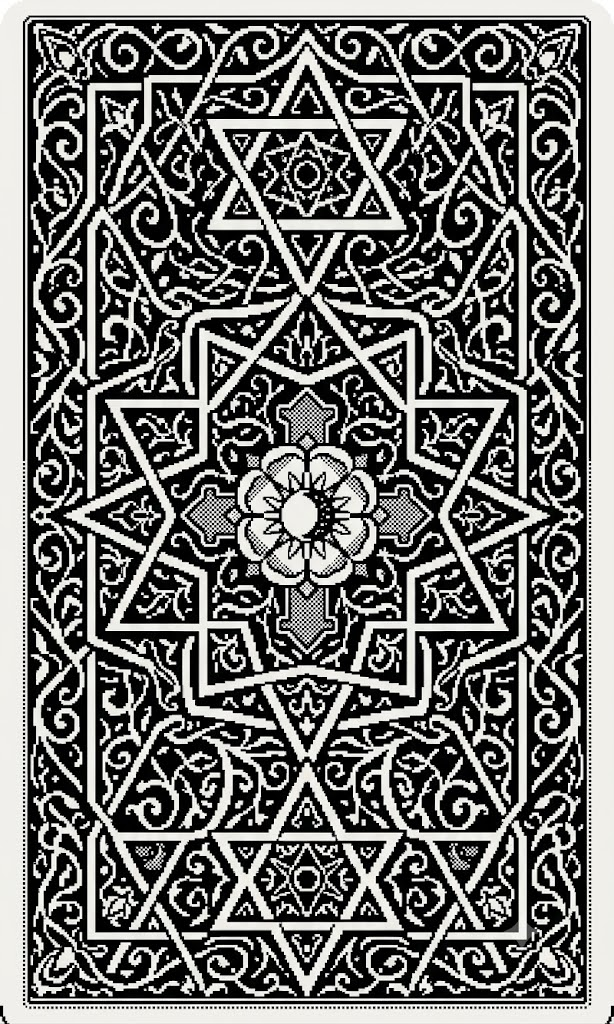
#> input picture art_references/cards/card-back.jpeg, 614 x 1024 px
$ python -i style_cards.py   (imports and definitions only)
#> lines starting #> are read from the running program, lines starting #| are printed output that depends on the picture; after the words box and inside, x2 and y2 are one past the last pixel; in counts of white or black regions, pixels touching at a corner belong together
#!/usr/bin/env python3
"""Стилизация карт под палитру бота: пергаментный дуотон + родные акценты.

Источник: static/default/<id>.png (гравюрные оригиналы).
Выход:    <id>.webp 900x1350 (2:3, арт не режется — паспарту по бокам)
          в web/public/cards/ и static/webapp/cards/

Пайплайн:
  1. автоконтраст (снимает JPEG-желтизну и выравнивает белое);
  2. дуотон: градации серой гравюры перекладываются на тёплый диапазон
     «кремовый пергамент -> пыльная лаванда -> фиолетовые чернила» —
     карта читается как тонированная оттискная печать, а не серый скан;
  3. родные цветные места (золото/жёлтый, голубой/синий) остаются цветными
     поверх дуотона с лёгким бустом насыщенности;
  4. мягкая виньетка по углам — глубина без грязи;
  5. паддинг до 2:3 кремовым полем в тон светлых участках карты.

Запуск: python3 scripts/style_cards.py [--force]
"""
import argparse
from pathlib import Path

from PIL import Image, ImageChops, ImageDraw, ImageEnhance, ImageFilter, ImageOps

ROOT = Path(__file__).resolve().parent.parent
SRC = ROOT / "static" / "default"
DST1 = ROOT / "web" / "public" / "cards"
DST2 = ROOT / "static" / "webapp" / "cards"

TARGET_W, TARGET_H = 900, 1350

# Палитра дуотона (стопы «тень -> свет») — тёплый пергамент и фиолетовые чернила.
RAMP = [
    (0.00, (43, 40, 66)),    # глубокие чернила, чуть теплее --ink-dark
    (0.28, (82, 77, 116)),   # #524D74 — приглушённый виола
    (0.62, (168, 158, 182)), # #A89EB6 — пыльная лаванда
    (0.88, (228, 220, 216)), # тёплый светло-серый
    (1.00, (249, 245, 235)), # #F9F5EB — кремовый пергамент
]

# Акцентные диапазоны HSV (hue 0-255): золото/жёлтый + голубой/синий.
SPOT_HUE_RANGES = [(18, 62), (112, 178)]
SPOT_SAT_MIN = 35
SPOT_VAL_MIN = 45


def _lut(channel: int) -> list[int]:
    """Кусочно-линейная кривая одного канала дуотона."""
    pts = RAMP
    lut = []
    for i in range(256):
        t = i / 255
        for (t0, c0), (t1, c1) in zip(pts, pts[1:]):
            if t0 <= t <= t1:
                k = (t - t0) / (t1 - t0) if t1 > t0 else 0
                lut.append(round(c0[channel] + (c1[channel] - c0[channel]) * k))
                break
        else:
            lut.append(pts[-1][1][channel])
    return lut


LUT_R, LUT_G, LUT_B = _lut(0), _lut(1), _lut(2)


def make_spot_color_mask(rgb: Image.Image) -> Image.Image:
    """Маска родных акцентов (золото + голубизна), края сглажены."""
    hsv = rgb.convert("HSV")
    h, s, v = hsv.split()

    def in_ranges(i: int) -> int:
        return 255 if any(lo <= i <= hi for lo, hi in SPOT_HUE_RANGES) else 0

    hue_mask = h.point(in_ranges)
    sat_mask = s.point(lambda i: 255 if i >= SPOT_SAT_MIN else 0)
    val_mask = v.point(lambda i: 255 if i >= SPOT_VAL_MIN else 0)

    mask = ImageChops.multiply(hue_mask, ImageChops.multiply(sat_mask, val_mask))
    return mask.filter(ImageFilter.GaussianBlur(radius=1.6))


def make_vignette(w: int, h: int, strength: float = 0.10) -> Image.Image:
    """Радиальное затемнение углов, возвращается как L-маска множителя."""
    sw, sh = 64, 96
    vig = Image.new("L", (sw, sh), 255)
    px = vig.load()
    cx, cy = (sw - 1) / 2, (sh - 1) / 2
    max_d = (cx * cx + cy * cy) ** 0.5
    for y in range(sh):
        for x in range(sw):
            d = ((x - cx) ** 2 + (y - cy) ** 2) ** 0.5 / max_d
            px[x, y] = round(255 * (1 - strength * max(0.0, d - 0.55) / 0.45))
    return vig.resize((w, h), Image.BILINEAR)


def process(path: Path) -> Image.Image:
#> called with path = '../art_references/cards/card-back.jpeg'
    img = Image.open(path).convert("RGB")
#> img is the input picture: PIL image 614x1024 RGB; mean R, G, B 113.5, 113.5, 111.6
    rgb = ImageOps.autocontrast(img, cutoff=1)

    gray = ImageOps.grayscale(rgb)
    duotone = Image.merge("RGB", (gray.point(LUT_R), gray.point(LUT_G), gray.point(LUT_B)))
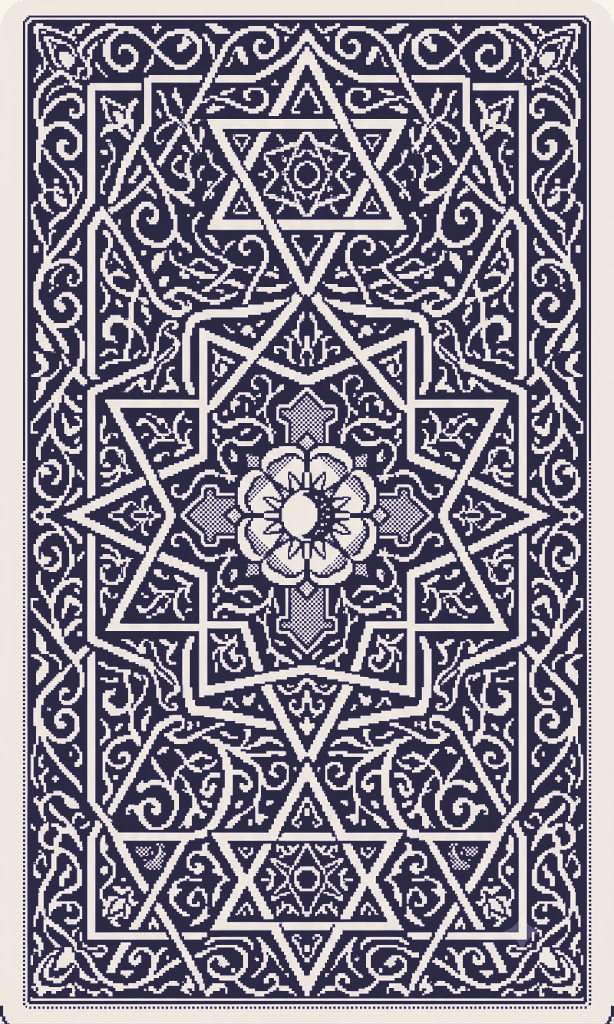
#> duotone: PIL image 614x1024 RGB; mean R, G, B 134, 129.1, 142.4

    # родные акценты поверх дуотона, чуть насыщеннее
    spots = ImageEnhance.Color(rgb).enhance(1.15)
    result = Image.composite(spots, duotone, make_spot_color_mask(rgb))
#> in make_spot_color_mask, `hsv = rgb.convert("HSV")`: hsv: PIL image 614x1024 HSV; mean H, S, V 37.2, 28.2, 113.8
#> in make_spot_color_mask, `h, s, v = hsv.split()`:
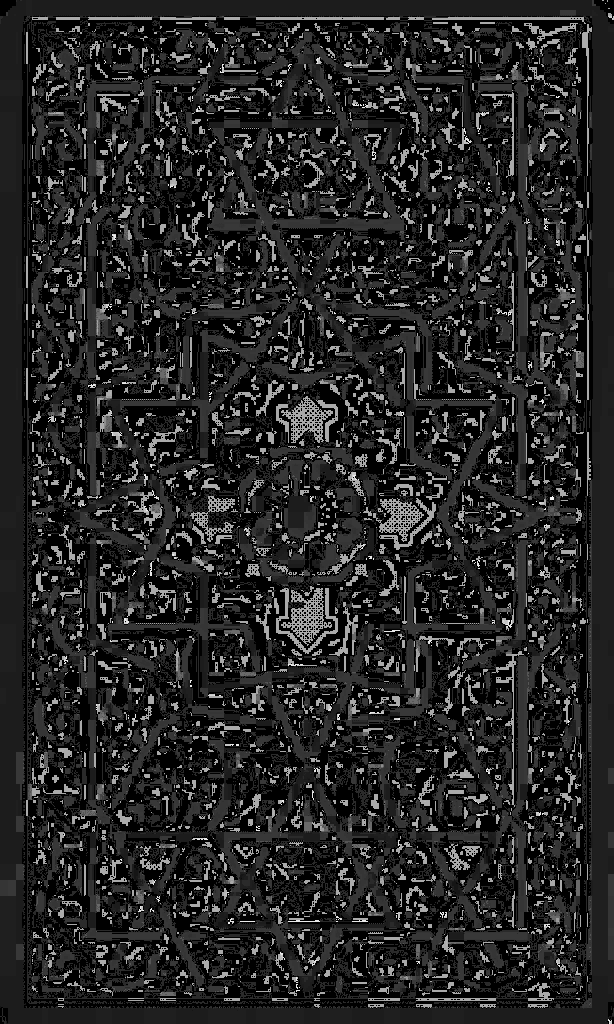
#> h: PIL image 614x1024 L; min 0, max 244, mean 37.2
#> in make_spot_color_mask, `hue_mask = h.point(in_ranges)`:
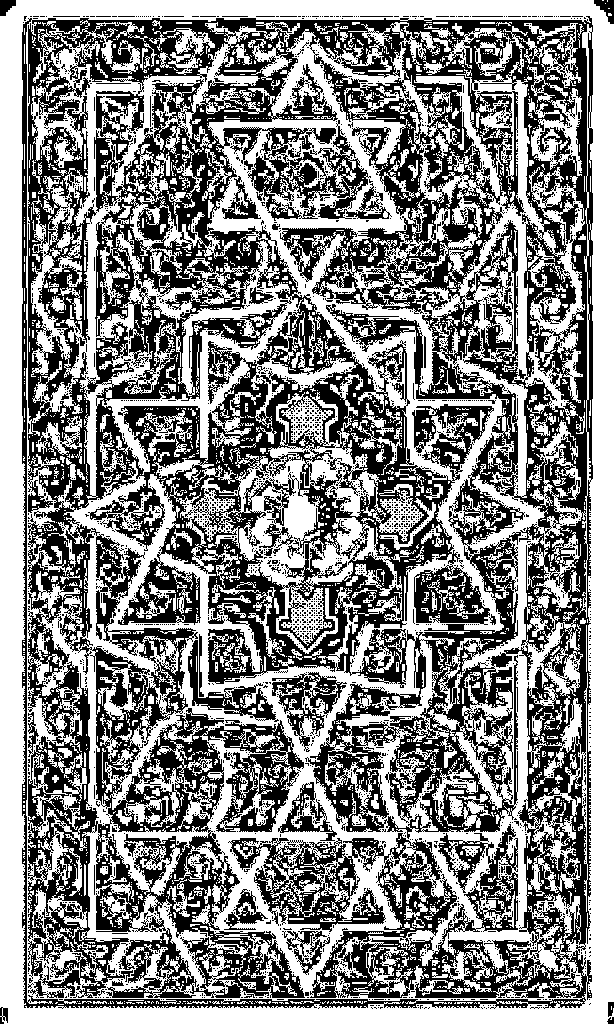
#> hue_mask: PIL image 614x1024 L; 52.5% white; 3144 black regions (3091 under 20 px), largest, box (x1, y1, x2, y2) and area: (22, 16, 593, 1009) 282574, (272, 672, 347, 752) 1982, (188, 640, 279, 722) 1662
#> in make_spot_color_mask, `sat_mask = s.point(lambda i: 255 if i >= SPOT_SAT_MIN else 0)`: sat_mask: PIL image 614x1024 L; 14.4% white in thin lines or dots
#> in make_spot_color_mask, `val_mask = v.point(lambda i: 255 if i >= SPOT_VAL_MIN else 0)`:
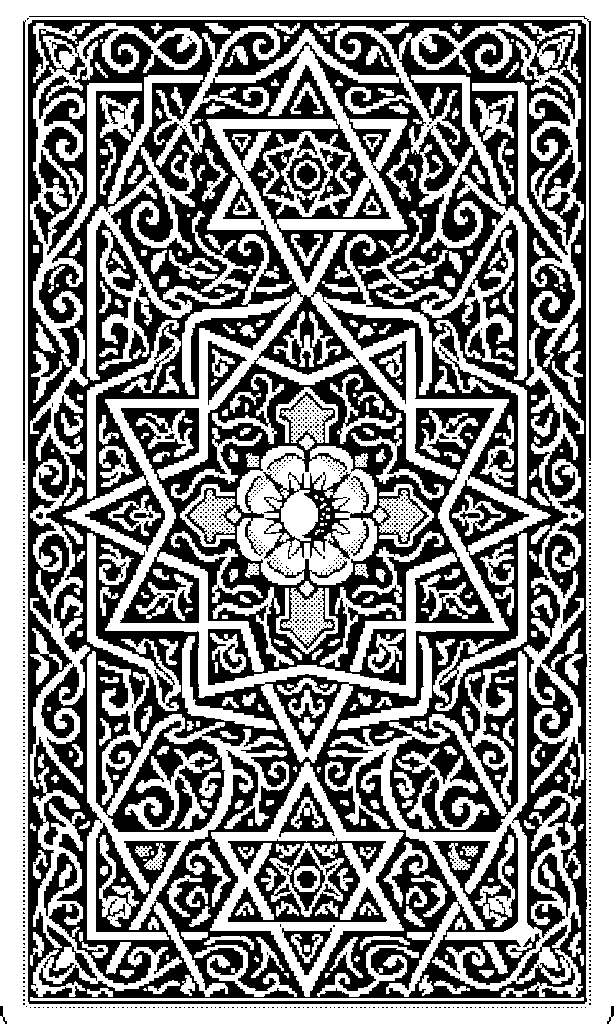
#> val_mask: PIL image 614x1024 L; 53.2% white; 1045 black regions (1001 under 20 px), largest, box (x1, y1, x2, y2) and area: (28, 20, 587, 1004) 268408, (228, 838, 387, 922) 5508, (263, 472, 351, 559) 2371
#> in make_spot_color_mask, `mask = ImageChops.multiply(hue_mask, ImageChops.multiply(sat_mask, val..`:
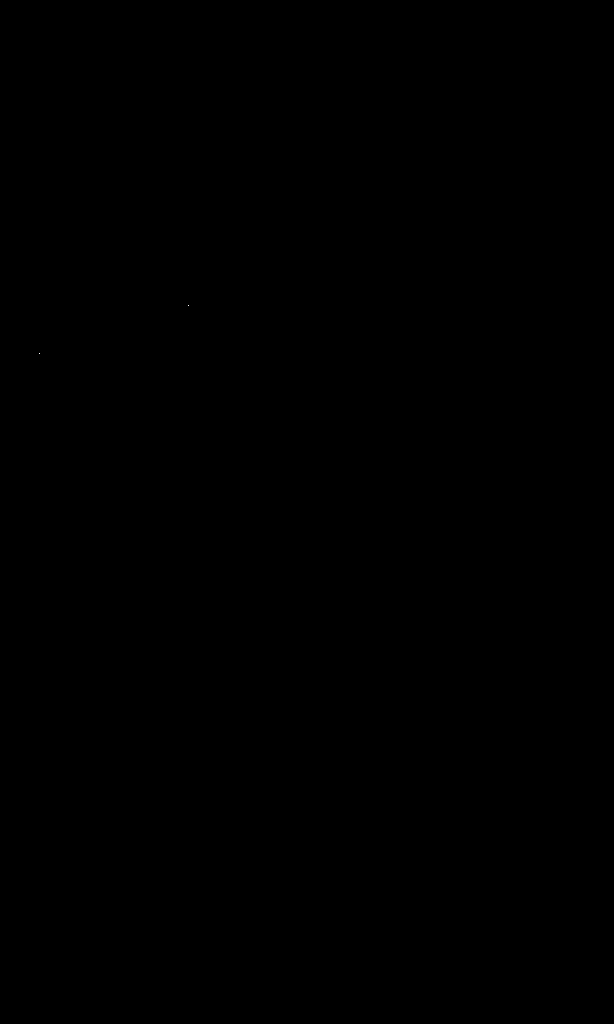
#> mask: PIL image 614x1024 L; 0% white in thin lines or dots, all inside (x1, y1, x2, y2) = (39, 305, 189, 354)

    # виньетка
    result = ImageChops.multiply(result, Image.merge("RGB", [make_vignette(*result.size)] * 3))
#> in make_vignette, `vig = Image.new("L", (sw, sh), 255)`: vig: PIL image 64x96 L; every value is 255

    # паддинг до 2:3 кремовым полем (арт не режем)
    w, h = result.size
#> w = 614; h = 1024
    target = TARGET_W / TARGET_H
    pad_color = RAMP[-1][1]
    if w / h < target:
        new_w = round(h * target)
#> new_w = 683
        canvas = Image.new("RGB", (new_w, h), pad_color)
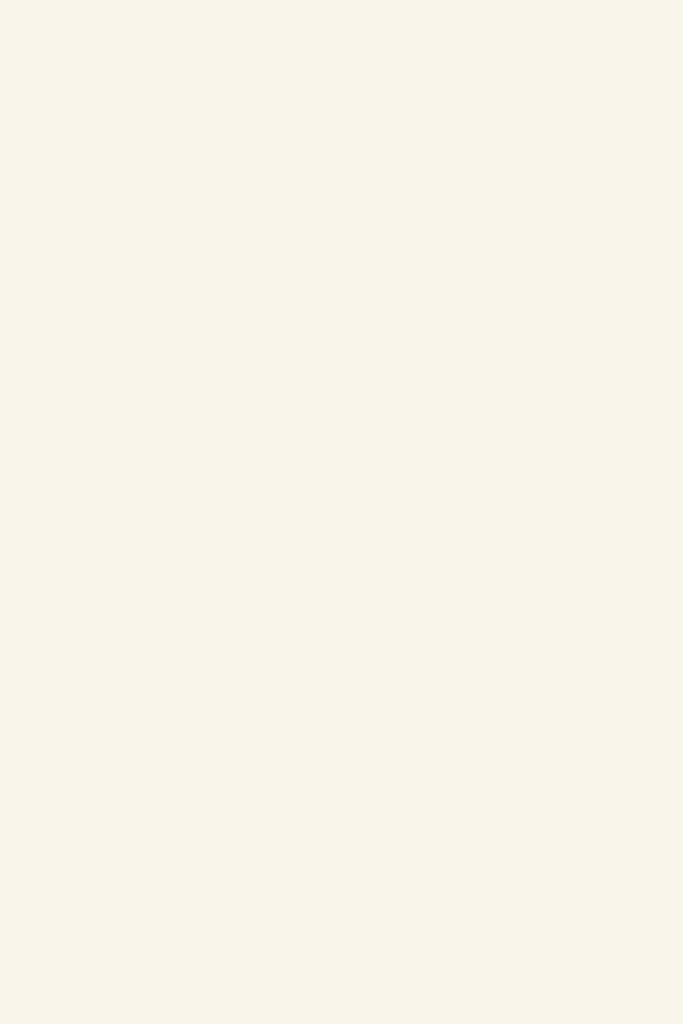
#> canvas: PIL image 683x1024 RGB; mean R, G, B 249, 245, 235
        canvas.paste(result, ((new_w - w) // 2, 0))
    else:
        new_h = round(w / target)
        y0 = max(0, (h - new_h) // 2)
        canvas = Image.new("RGB", (w, new_h), pad_color)
        canvas.paste(result, (0, y0))
    result = canvas

    return result.resize((TARGET_W, TARGET_H), Image.LANCZOS)
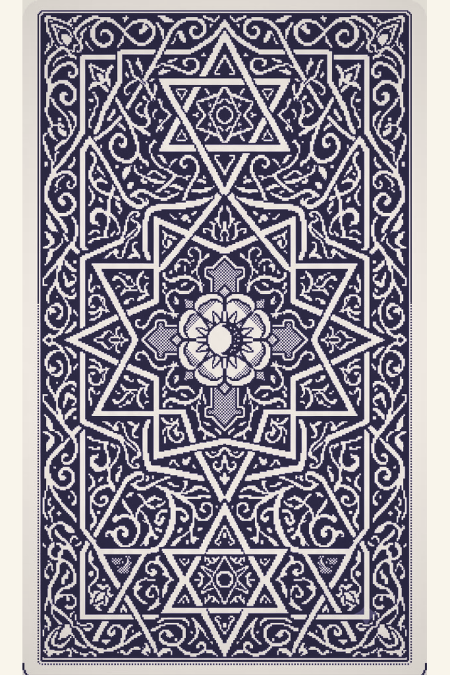
#> returned value: PIL image 900x1350 RGB (shown at 1/2 size); mean R, G, B 142.8, 138.1, 148.9


def main() -> None:
    ap = argparse.ArgumentParser()
    ap.add_argument("--force", action="store_true", help="Перезаписать существующие файлы")
    args = ap.parse_args()

    sources = sorted(SRC.glob("*.png"))
    if not sources:
        raise SystemExit(f"нет оригиналов в {SRC}")
    DST1.mkdir(parents=True, exist_ok=True)
    DST2.mkdir(parents=True, exist_ok=True)

    total_kb = 0
    for i, p in enumerate(sources, 1):
        out = process(p)
        for dst in (DST1, DST2):
            out.save(dst / f"{p.stem}.webp", "WEBP", quality=87, method=6)
        kb = (DST1 / f"{p.stem}.webp").stat().st_size // 1024
        total_kb += kb
        print(f"[{i}/{len(sources)}] {p.stem}.webp ({kb} KB)")
    print(f"done: {len(sources)} cards, {total_kb // 1024} MB")


# [2 lines not run here, left out]

>>> result = process('../art_references/cards/card-back.jpeg')
